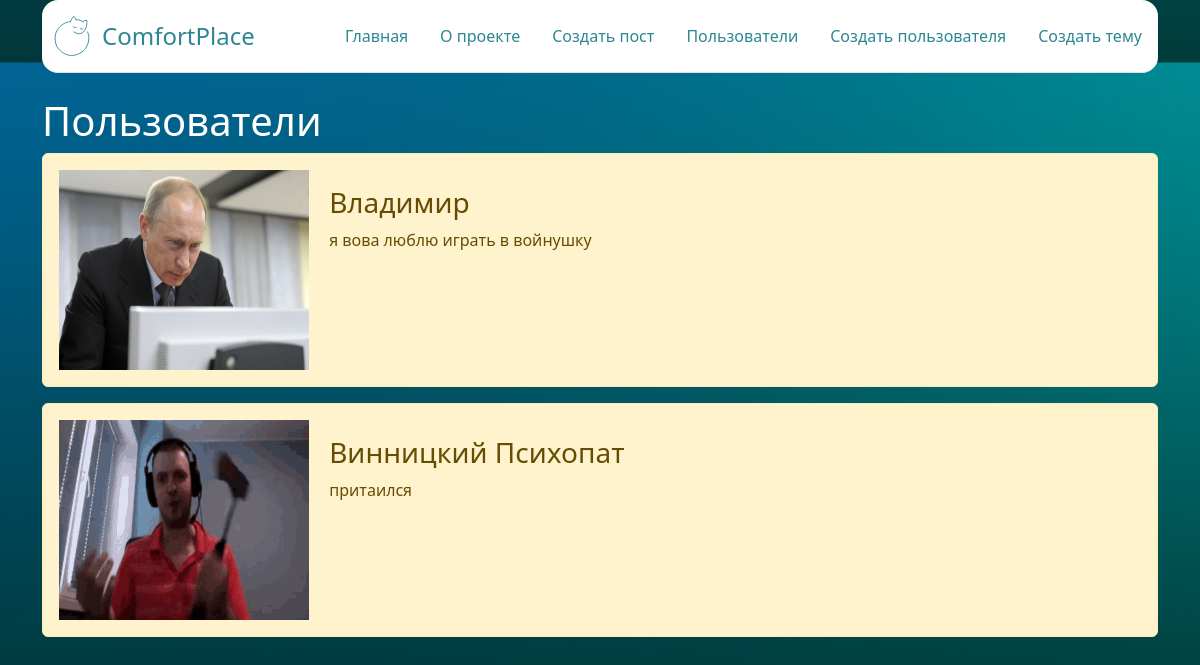
Screenshot of /users with the database file from the repository.
### main/models.py (models this page shows, shortened)
class User(models.Model):
    username = models.CharField(max_length=30)
    about_user = models.TextField(blank=True)
    profile_pic = models.ImageField(upload_to='profile_pictures/%Y/%m/%d/')
    create_time = models.DateTimeField(auto_now_add=True)
    update_time = models.DateTimeField(auto_now=True)
    class Meta:
        verbose_name = 'Пользователь'
        verbose_name_plural = 'Пользователи'

### main/views.py (the view)
# urls.py: path('users', views.users, name='users'),
def users(request):
    users = User.objects.order_by('create_time')
    context = {
        'users': users,
    }
    return render(request, 'main/users.html', context)

### main/templates/main/users.html (shortened to what this page needs)
{% extends 'main/base.html' %}
{% block content %}
<h1 class="text-white">Пользователи</h1>
{% if users %}
{% for user in users %}
<div class="alert alert-warning mt-2">
  <img src="{{ user.profile_pic.url }}" alt="User's profile picture" width="250" height="200" class="d-inline-block">
  <div class="d-inline-block align-top m-lg-3">
    <h3>{{ user.username }}</h3>
    <p>{{ user.about_user }}</p>
  </div>
</div>
{% endfor %}
{% else %}
<p class="text-white">Пользователей не найдено</p>
{% endif %}
{% endblock %}

### main/static/main/css/styles.css (style rules this page uses)
body { background: url("../media/technical/background.jpg") repeat fixed center center; background-size: 100%; }

### rows the page displays
User: profile_pic (picture), username "Владимир", about_user "я вова люблю играть в войнушку"
User: profile_pic (picture), username "Винницкий Психопат", about_user "притаился"
